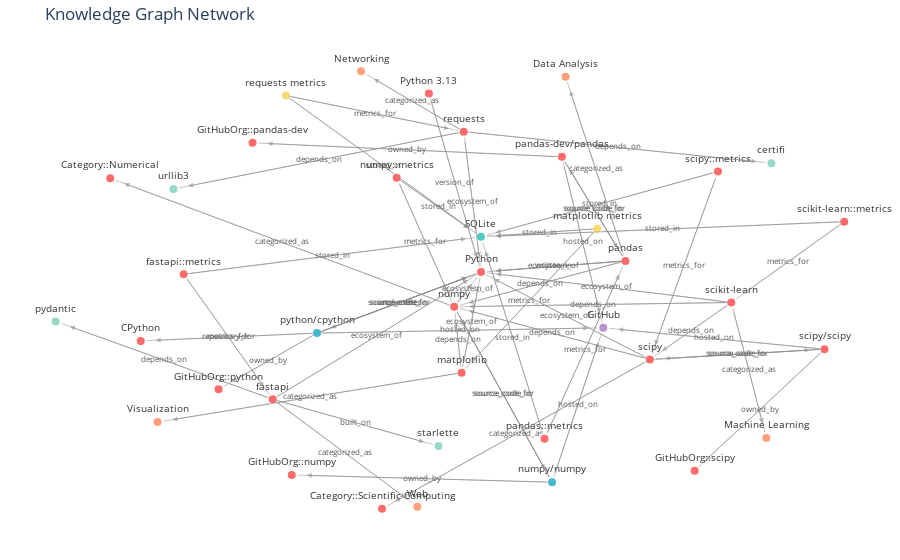

Source (notebook cell):
### Code cell
print("\n--- Visualizing Graph ---")
visualizer = KGVisualizer(layout="force", color_scheme="vibrant")
fig = visualizer.visualize_network(kg, output="interactive")
fig.show()

### Figure 1 — Plotly figure (JSON) as saved in the notebook; plotly's stock layout.template omitted (floating-point values rounded to 4 significant figures; data arrays with more than 128 entries replaced by an {"elided": "..."} marker saying what was removed)
{"data": [{"hoverinfo": "none", "line": {"color": "#888", "width": 1}, "mode": "lines", "opacity": 0.5, "showlegend": false, "type": "scatter", "x": {"elided": "171 float values"}, "y": {"elided": "171 float values"}}, {"hoverinfo": "none", "mode": "text", "showlegend": false, "text": ["written_in", "hosted_on", "owned_by", "source_code_in", "source_code_for", "hosted_on", "owned_by", "source_code_in", "source_code_for", "hosted_on", "owned_by", "source_code_in", "source_code_for", "hosted_on", "owned_by", "source_code_in", "source_code_for", "repository_for", "implements", "metrics_for", "ecosystem_of", "stored_in", "metrics_for", "ecosystem_of", "stored_in", "metrics_for", "ecosystem_of", "stored_in", "metrics_for", "ecosystem_of", "stored_in", "metrics_for", "ecosystem_of", "stored_in", "metrics_for", "ecosystem_of", "stored_in", "metrics_for", "ecosystem_of", "stored_in", "categorized_as", "categorized_as", "categorized_as", "categorized_as", "categorized_as", "categorized_as", "categorized_as", "depends_on", "depends_on", "depends_on", "depends_on", "depends_on", "depends_on", "built_on", "depends_on", "depends_on", "version_of"], "textfont": {"color": "#555", "size": 8}, "textposition": "middle center", "type": "scatter", "x": [0.2472, 0.01383, -0.4684, -0.1394, -0.1394, 0.3208, -0.1189, 0.3485, 0.3485, 0.3085, -0.08206, 0.1216, 0.1216, 0.65, 0.7645, 0.7083, 0.7083, -0.566, -0.1394, -0.07317, 0.0326, -0.03969, 0.3268, 0.2472, 0.1456, 0.5747, 0.2778, 0.363, 0.1873, 0.04183, 0.2116, 0.8352, 0.3799, 0.5213, -0.2, 0.04457, -0.1785, -0.5677, -0.1949, -0.3067, -0.4323, 0.3532, 0.1536, -0.3636, 0.7375, -0.1058, -0.2748, 0.2136, 0.2442, 0.008168, 0.3463, 0.5915, -0.728, -0.2483, -0.341, 0.4085, 0.0008321], "y": [0.116, -0.1641, -0.2989, -0.04209, -0.04209, 0.2219, 0.6269, 0.3684, 0.3684, -0.4907, -0.8129, -0.4446, -0.4446, -0.1993, -0.5122, -0.2687, -0.2687, -0.1928, -0.04209, 0.222, 0.01558, 0.3753, -0.249, 0.116, -0.1962, 0.1203, -0.09988, 0.389, -0.03392, -0.1289, 0.2638, 0.1353, 0.02497, 0.2792, 0.7856, 0.399, 0.5554, -0.1918, -0.187, 0.164, 0.2212, 0.5437, -0.6181, -0.4573, -0.3384, 0.8388, -0.7007, 0.04007, -0.1758, -0.2048, -0.05097, -0.1664, -0.295, -0.5681, 0.581, 0.6376, 0.4825]}, {"hoverinfo": "text", "hovertext": ["<b>numpy/numpy</b><br>Type: Repository", "<b>python/cpython</b><br>Type: Repository", "<b>matplotlib metrics</b><br>Type: LibraryMetrics", "<b>requests metrics</b><br>Type: LibraryMetrics", "<b>GitHub</b><br>Type: Platform", "<b>SQLite</b><br>Type: Database", "<b>Data Analysis</b><br>Type: Category", "<b>Visualization</b><br>Type: Category", "<b>Machine Learning</b><br>Type: Category", "<b>Networking</b><br>Type: Category", "<b>Web</b><br>Type: Category", "<b>pydantic</b><br>Type: Library", "<b>starlette</b><br>Type: Library", "<b>urllib3</b><br>Type: Library", "<b>certifi</b><br>Type: Library", "<b>CPython</b><br>Type: Entity", "<b>Category::Numerical</b><br>Type: Entity", "<b>Category::Scientific Computing</b><br>Type: Entity", "<b>GitHubOrg::numpy</b><br>Type: Entity", "<b>GitHubOrg::pandas-dev</b><br>Type: Entity", "<b>GitHubOrg::python</b><br>Type: Entity", "<b>GitHubOrg::scipy</b><br>Type: Entity", "<b>Python</b><br>Type: Entity", "<b>Python 3.13</b><br>Type: Entity", "<b>fastapi</b><br>Type: Entity", "<b>fastapi::metrics</b><br>Type: Entity", "<b>matplotlib</b><br>Type: Entity", "<b>numpy</b><br>Type: Entity", "<b>numpy::metrics</b><br>Type: Entity", "<b>pandas</b><br>Type: Entity", "<b>pandas-dev/pandas</b><br>Type: Entity", "<b>pandas::metrics</b><br>Type: Entity", "<b>requests</b><br>Type: Entity", "<b>scikit-learn</b><br>Type: Entity", "<b>scikit-learn::metrics</b><br>Type: Entity", "<b>scipy</b><br>Type: Entity", "<b>scipy/scipy</b><br>Type: Entity", "<b>scipy::metrics</b><br>Type: Entity"], "marker": {"color": ["#45B7D1", "#45B7D1", "#F7DC6F", "#F7DC6F", "#BB8FCE", "#4ECDC4", "#FFA07A", "#FFA07A", "#FFA07A", "#FFA07A", "#FFA07A", "#98D8C8", "#98D8C8", "#98D8C8", "#98D8C8", "#FF6B6B", "#FF6B6B", "#FF6B6B", "#FF6B6B", "#FF6B6B", "#FF6B6B", "#FF6B6B", "#FF6B6B", "#FF6B6B", "#FF6B6B", "#FF6B6B", "#FF6B6B", "#FF6B6B", "#FF6B6B", "#FF6B6B", "#FF6B6B", "#FF6B6B", "#FF6B6B", "#FF6B6B", "#FF6B6B", "#FF6B6B", "#FF6B6B", "#FF6B6B"], "line": {"color": "white", "width": 2}, "opacity": 1, "size": [10, 10, 10, 10, 10, 10, 10, 10, 10, 10, 10, 10, 10, 10, 10, 10, 10, 10, 10, 10, 10, 10, 10, 10, 10, 10, 10, 10, 10, 10, 10, 10, 10, 10, 10, 10, 10, 10]}, "mode": "markers+text", "showlegend": false, "text": ["numpy/numpy", "python/cpython", "matplotlib metrics", "requests metrics", "GitHub", "SQLite", "Data Analysis", "Visualization", "Machine Learning", "Networking", "Web", "pydantic", "starlette", "urllib3", "certifi", "CPython", "Category::Numerical", "Category::Scientific Computing", "GitHubOrg::numpy", "GitHubOrg::pandas-dev", "GitHubOrg::python", "GitHubOrg::scipy", "Python", "Python 3.13", "fastapi", "fastapi::metrics", "matplotlib", "numpy", "numpy::metrics", "pandas", "pandas-dev/pandas", "pandas::metrics", "requests", "scikit-learn", "scikit-learn::metrics", "scipy", "scipy/scipy", "scipy::metrics"], "textfont": {"color": "#333", "size": 10}, "textposition": "top center", "type": "scatter", "x": [0.2443, -0.345, 0.3573, -0.4228, 0.3727, 0.06588, 0.2782, -0.7447, 0.7815, -0.2345, -0.09352, -1, -0.04051, -0.705, 0.7941, -0.787, -0.8635, -0.1821, -0.4084, -0.5066, -0.5919, 0.6017, 0.06626, -0.0646, -0.4561, -0.6793, 0.0174, -0.001067, -0.1453, 0.4282, 0.2688, 0.2254, 0.02289, 0.6936, 0.9767, 0.4894, 0.9273, 0.6601], "y": [-0.8289, -0.1757, 0.2814, 0.8646, -0.1525, 0.2461, 0.9468, -0.5653, -0.6352, 0.9711, -0.9359, -0.1244, -0.6706, 0.4555, 0.5686, -0.21, 0.5028, -0.945, -0.7969, 0.6575, -0.422, -0.7782, 0.09153, 0.8735, -0.4656, 0.08196, -0.3493, -0.06037, 0.5044, 0.1405, 0.5963, -0.6385, 0.7066, -0.04158, 0.3122, -0.2913, -0.2462, 0.5319]}], "layout": {"annotations": [{"arrowcolor": "#888", "arrowhead": 2, "arrowsize": 1, "arrowwidth": 1, "ax": 0.4282, "axref": "x", "ay": 0.1405, "ayref": "y", "opacity": 0.6, "standoff": 15, "x": 0.06626, "xref": "x", "y": 0.09153, "yref": "y"}, {"arrowcolor": "#888", "arrowhead": 2, "arrowsize": 1, "arrowwidth": 1, "ax": -0.345, "axref": "x", "ay": -0.1757, "ayref": "y", "opacity": 0.6, "standoff": 15, "x": 0.3727, "xref": "x", "y": -0.1525, "yref": "y"}, {"arrowcolor": "#888", "arrowhead": 2, "arrowsize": 1, "arrowwidth": 1, "ax": -0.345, "axref": "x", "ay": -0.1757, "ayref": "y", "opacity": 0.6, "standoff": 15, "x": -0.5919, "xref": "x", "y": -0.422, "yref": "y"}, {"arrowcolor": "#888", "arrowhead": 2, "arrowsize": 1, "arrowwidth": 1, "ax": 0.06626, "axref": "x", "ay": 0.09153, "ayref": "y", "opacity": 0.6, "standoff": 15, "x": -0.345, "xref": "x", "y": -0.1757, "yref": "y"}, {"arrowcolor": "#888", "arrowhead": 2, "arrowsize": 1, "arrowwidth": 1, "ax": -0.345, "axref": "x", "ay": -0.1757, "ayref": "y", "opacity": 0.6, "standoff": 15, "x": 0.06626, "xref": "x", "y": 0.09153, "yref": "y"}, {"arrowcolor": "#888", "arrowhead": 2, "arrowsize": 1, "arrowwidth": 1, "ax": 0.2688, "axref": "x", "ay": 0.5963, "ayref": "y", "opacity": 0.6, "standoff": 15, "x": 0.3727, "xref": "x", "y": -0.1525, "yref": "y"}, {"arrowcolor": "#888", "arrowhead": 2, "arrowsize": 1, "arrowwidth": 1, "ax": 0.2688, "axref": "x", "ay": 0.5963, "ayref": "y", "opacity": 0.6, "standoff": 15, "x": -0.5066, "xref": "x", "y": 0.6575, "yref": "y"}, {"arrowcolor": "#888", "arrowhead": 2, "arrowsize": 1, "arrowwidth": 1, "ax": 0.4282, "axref": "x", "ay": 0.1405, "ayref": "y", "opacity": 0.6, "standoff": 15, "x": 0.2688, "xref": "x", "y": 0.5963, "yref": "y"}, {"arrowcolor": "#888", "arrowhead": 2, "arrowsize": 1, "arrowwidth": 1, "ax": 0.2688, "axref": "x", "ay": 0.5963, "ayref": "y", "opacity": 0.6, "standoff": 15, "x": 0.4282, "xref": "x", "y": 0.1405, "yref": "y"}, {"arrowcolor": "#888", "arrowhead": 2, "arrowsize": 1, "arrowwidth": 1, "ax": 0.2443, "axref": "x", "ay": -0.8289, "ayref": "y", "opacity": 0.6, "standoff": 15, "x": 0.3727, "xref": "x", "y": -0.1525, "yref": "y"}, {"arrowcolor": "#888", "arrowhead": 2, "arrowsize": 1, "arrowwidth": 1, "ax": 0.2443, "axref": "x", "ay": -0.8289, "ayref": "y", "opacity": 0.6, "standoff": 15, "x": -0.4084, "xref": "x", "y": -0.7969, "yref": "y"}, {"arrowcolor": "#888", "arrowhead": 2, "arrowsize": 1, "arrowwidth": 1, "ax": -0.001067, "axref": "x", "ay": -0.06037, "ayref": "y", "opacity": 0.6, "standoff": 15, "x": 0.2443, "xref": "x", "y": -0.8289, "yref": "y"}, {"arrowcolor": "#888", "arrowhead": 2, "arrowsize": 1, "arrowwidth": 1, "ax": 0.2443, "axref": "x", "ay": -0.8289, "ayref": "y", "opacity": 0.6, "standoff": 15, "x": -0.001067, "xref": "x", "y": -0.06037, "yref": "y"}, {"arrowcolor": "#888", "arrowhead": 2, "arrowsize": 1, "arrowwidth": 1, "ax": 0.9273, "axref": "x", "ay": -0.2462, "ayref": "y", "opacity": 0.6, "standoff": 15, "x": 0.3727, "xref": "x", "y": -0.1525, "yref": "y"}, {"arrowcolor": "#888", "arrowhead": 2, "arrowsize": 1, "arrowwidth": 1, "ax": 0.9273, "axref": "x", "ay": -0.2462, "ayref": "y", "opacity": 0.6, "standoff": 15, "x": 0.6017, "xref": "x", "y": -0.7782, "yref": "y"}, {"arrowcolor": "#888", "arrowhead": 2, "arrowsize": 1, "arrowwidth": 1, "ax": 0.4894, "axref": "x", "ay": -0.2913, "ayref": "y", "opacity": 0.6, "standoff": 15, "x": 0.9273, "xref": "x", "y": -0.2462, "yref": "y"}, {"arrowcolor": "#888", "arrowhead": 2, "arrowsize": 1, "arrowwidth": 1, "ax": 0.9273, "axref": "x", "ay": -0.2462, "ayref": "y", "opacity": 0.6, "standoff": 15, "x": 0.4894, "xref": "x", "y": -0.2913, "yref": "y"}, {"arrowcolor": "#888", "arrowhead": 2, "arrowsize": 1, "arrowwidth": 1, "ax": -0.345, "axref": "x", "ay": -0.1757, "ayref": "y", "opacity": 0.6, "standoff": 15, "x": -0.787, "xref": "x", "y": -0.21, "yref": "y"}, {"arrowcolor": "#888", "arrowhead": 2, "arrowsize": 1, "arrowwidth": 1, "ax": -0.345, "axref": "x", "ay": -0.1757, "ayref": "y", "opacity": 0.6, "standoff": 15, "x": 0.06626, "xref": "x", "y": 0.09153, "yref": "y"}, {"arrowcolor": "#888", "arrowhead": 2, "arrowsize": 1, "arrowwidth": 1, "ax": -0.1453, "axref": "x", "ay": 0.5044, "ayref": "y", "opacity": 0.6, "standoff": 15, "x": -0.001067, "xref": "x", "y": -0.06037, "yref": "y"}, {"arrowcolor": "#888", "arrowhead": 2, "arrowsize": 1, "arrowwidth": 1, "ax": -0.001067, "axref": "x", "ay": -0.06037, "ayref": "y", "opacity": 0.6, "standoff": 15, "x": 0.06626, "xref": "x", "y": 0.09153, "yref": "y"}, {"arrowcolor": "#888", "arrowhead": 2, "arrowsize": 1, "arrowwidth": 1, "ax": -0.1453, "axref": "x", "ay": 0.5044, "ayref": "y", "opacity": 0.6, "standoff": 15, "x": 0.06588, "xref": "x", "y": 0.2461, "yref": "y"}, {"arrowcolor": "#888", "arrowhead": 2, "arrowsize": 1, "arrowwidth": 1, "ax": 0.2254, "axref": "x", "ay": -0.6385, "ayref": "y", "opacity": 0.6, "standoff": 15, "x": 0.4282, "xref": "x", "y": 0.1405, "yref": "y"}, {"arrowcolor": "#888", "arrowhead": 2, "arrowsize": 1, "arrowwidth": 1, "ax": 0.4282, "axref": "x", "ay": 0.1405, "ayref": "y", "opacity": 0.6, "standoff": 15, "x": 0.06626, "xref": "x", "y": 0.09153, "yref": "y"}, {"arrowcolor": "#888", "arrowhead": 2, "arrowsize": 1, "arrowwidth": 1, "ax": 0.2254, "axref": "x", "ay": -0.6385, "ayref": "y", "opacity": 0.6, "standoff": 15, "x": 0.06588, "xref": "x", "y": 0.2461, "yref": "y"}, {"arrowcolor": "#888", "arrowhead": 2, "arrowsize": 1, "arrowwidth": 1, "ax": 0.6601, "axref": "x", "ay": 0.5319, "ayref": "y", "opacity": 0.6, "standoff": 15, "x": 0.4894, "xref": "x", "y": -0.2913, "yref": "y"}, {"arrowcolor": "#888", "arrowhead": 2, "arrowsize": 1, "arrowwidth": 1, "ax": 0.4894, "axref": "x", "ay": -0.2913, "ayref": "y", "opacity": 0.6, "standoff": 15, "x": 0.06626, "xref": "x", "y": 0.09153, "yref": "y"}, {"arrowcolor": "#888", "arrowhead": 2, "arrowsize": 1, "arrowwidth": 1, "ax": 0.6601, "axref": "x", "ay": 0.5319, "ayref": "y", "opacity": 0.6, "standoff": 15, "x": 0.06588, "xref": "x", "y": 0.2461, "yref": "y"}, {"arrowcolor": "#888", "arrowhead": 2, "arrowsize": 1, "arrowwidth": 1, "ax": 0.3573, "axref": "x", "ay": 0.2814, "ayref": "y", "opacity": 0.6, "standoff": 15, "x": 0.0174, "xref": "x", "y": -0.3493, "yref": "y"}, {"arrowcolor": "#888", "arrowhead": 2, "arrowsize": 1, "arrowwidth": 1, "ax": 0.0174, "axref": "x", "ay": -0.3493, "ayref": "y", "opacity": 0.6, "standoff": 15, "x": 0.06626, "xref": "x", "y": 0.09153, "yref": "y"}, {"arrowcolor": "#888", "arrowhead": 2, "arrowsize": 1, "arrowwidth": 1, "ax": 0.3573, "axref": "x", "ay": 0.2814, "ayref": "y", "opacity": 0.6, "standoff": 15, "x": 0.06588, "xref": "x", "y": 0.2461, "yref": "y"}, {"arrowcolor": "#888", "arrowhead": 2, "arrowsize": 1, "arrowwidth": 1, "ax": 0.9767, "axref": "x", "ay": 0.3122, "ayref": "y", "opacity": 0.6, "standoff": 15, "x": 0.6936, "xref": "x", "y": -0.04158, "yref": "y"}, {"arrowcolor": "#888", "arrowhead": 2, "arrowsize": 1, "arrowwidth": 1, "ax": 0.6936, "axref": "x", "ay": -0.04158, "ayref": "y", "opacity": 0.6, "standoff": 15, "x": 0.06626, "xref": "x", "y": 0.09153, "yref": "y"}, {"arrowcolor": "#888", "arrowhead": 2, "arrowsize": 1, "arrowwidth": 1, "ax": 0.9767, "axref": "x", "ay": 0.3122, "ayref": "y", "opacity": 0.6, "standoff": 15, "x": 0.06588, "xref": "x", "y": 0.2461, "yref": "y"}, {"arrowcolor": "#888", "arrowhead": 2, "arrowsize": 1, "arrowwidth": 1, "ax": -0.4228, "axref": "x", "ay": 0.8646, "ayref": "y", "opacity": 0.6, "standoff": 15, "x": 0.02289, "xref": "x", "y": 0.7066, "yref": "y"}, {"arrowcolor": "#888", "arrowhead": 2, "arrowsize": 1, "arrowwidth": 1, "ax": 0.02289, "axref": "x", "ay": 0.7066, "ayref": "y", "opacity": 0.6, "standoff": 15, "x": 0.06626, "xref": "x", "y": 0.09153, "yref": "y"}, {"arrowcolor": "#888", "arrowhead": 2, "arrowsize": 1, "arrowwidth": 1, "ax": -0.4228, "axref": "x", "ay": 0.8646, "ayref": "y", "opacity": 0.6, "standoff": 15, "x": 0.06588, "xref": "x", "y": 0.2461, "yref": "y"}, {"arrowcolor": "#888", "arrowhead": 2, "arrowsize": 1, "arrowwidth": 1, "ax": -0.6793, "axref": "x", "ay": 0.08196, "ayref": "y", "opacity": 0.6, "standoff": 15, "x": -0.4561, "xref": "x", "y": -0.4656, "yref": "y"}, {"arrowcolor": "#888", "arrowhead": 2, "arrowsize": 1, "arrowwidth": 1, "ax": -0.4561, "axref": "x", "ay": -0.4656, "ayref": "y", "opacity": 0.6, "standoff": 15, "x": 0.06626, "xref": "x", "y": 0.09153, "yref": "y"}, {"arrowcolor": "#888", "arrowhead": 2, "arrowsize": 1, "arrowwidth": 1, "ax": -0.6793, "axref": "x", "ay": 0.08196, "ayref": "y", "opacity": 0.6, "standoff": 15, "x": 0.06588, "xref": "x", "y": 0.2461, "yref": "y"}, {"arrowcolor": "#888", "arrowhead": 2, "arrowsize": 1, "arrowwidth": 1, "ax": -0.001067, "axref": "x", "ay": -0.06037, "ayref": "y", "opacity": 0.6, "standoff": 15, "x": -0.8635, "xref": "x", "y": 0.5028, "yref": "y"}, {"arrowcolor": "#888", "arrowhead": 2, "arrowsize": 1, "arrowwidth": 1, "ax": 0.4282, "axref": "x", "ay": 0.1405, "ayref": "y", "opacity": 0.6, "standoff": 15, "x": 0.2782, "xref": "x", "y": 0.9468, "yref": "y"}, {"arrowcolor": "#888", "arrowhead": 2, "arrowsize": 1, "arrowwidth": 1, "ax": 0.4894, "axref": "x", "ay": -0.2913, "ayref": "y", "opacity": 0.6, "standoff": 15, "x": -0.1821, "xref": "x", "y": -0.945, "yref": "y"}, {"arrowcolor": "#888", "arrowhead": 2, "arrowsize": 1, "arrowwidth": 1, "ax": 0.0174, "axref": "x", "ay": -0.3493, "ayref": "y", "opacity": 0.6, "standoff": 15, "x": -0.7447, "xref": "x", "y": -0.5653, "yref": "y"}, {"arrowcolor": "#888", "arrowhead": 2, "arrowsize": 1, "arrowwidth": 1, "ax": 0.6936, "axref": "x", "ay": -0.04158, "ayref": "y", "opacity": 0.6, "standoff": 15, "x": 0.7815, "xref": "x", "y": -0.6352, "yref": "y"}, {"arrowcolor": "#888", "arrowhead": 2, "arrowsize": 1, "arrowwidth": 1, "ax": 0.02289, "axref": "x", "ay": 0.7066, "ayref": "y", "opacity": 0.6, "standoff": 15, "x": -0.2345, "xref": "x", "y": 0.9711, "yref": "y"}, {"arrowcolor": "#888", "arrowhead": 2, "arrowsize": 1, "arrowwidth": 1, "ax": -0.4561, "axref": "x", "ay": -0.4656, "ayref": "y", "opacity": 0.6, "standoff": 15, "x": -0.09352, "xref": "x", "y": -0.9359, "yref": "y"}, {"arrowcolor": "#888", "arrowhead": 2, "arrowsize": 1, "arrowwidth": 1, "ax": 0.4282, "axref": "x", "ay": 0.1405, "ayref": "y", "opacity": 0.6, "standoff": 15, "x": -0.001067, "xref": "x", "y": -0.06037, "yref": "y"}, {"arrowcolor": "#888", "arrowhead": 2, "arrowsize": 1, "arrowwidth": 1, "ax": 0.4894, "axref": "x", "ay": -0.2913, "ayref": "y", "opacity": 0.6, "standoff": 15, "x": -0.001067, "xref": "x", "y": -0.06037, "yref": "y"}, {"arrowcolor": "#888", "arrowhead": 2, "arrowsize": 1, "arrowwidth": 1, "ax": 0.0174, "axref": "x", "ay": -0.3493, "ayref": "y", "opacity": 0.6, "standoff": 15, "x": -0.001067, "xref": "x", "y": -0.06037, "yref": "y"}, {"arrowcolor": "#888", "arrowhead": 2, "arrowsize": 1, "arrowwidth": 1, "ax": 0.6936, "axref": "x", "ay": -0.04158, "ayref": "y", "opacity": 0.6, "standoff": 15, "x": -0.001067, "xref": "x", "y": -0.06037, "yref": "y"}, {"arrowcolor": "#888", "arrowhead": 2, "arrowsize": 1, "arrowwidth": 1, "ax": 0.6936, "axref": "x", "ay": -0.04158, "ayref": "y", "opacity": 0.6, "standoff": 15, "x": 0.4894, "xref": "x", "y": -0.2913, "yref": "y"}, {"arrowcolor": "#888", "arrowhead": 2, "arrowsize": 1, "arrowwidth": 1, "ax": -0.4561, "axref": "x", "ay": -0.4656, "ayref": "y", "opacity": 0.6, "standoff": 15, "x": -1, "xref": "x", "y": -0.1244, "yref": "y"}, {"arrowcolor": "#888", "arrowhead": 2, "arrowsize": 1, "arrowwidth": 1, "ax": -0.4561, "axref": "x", "ay": -0.4656, "ayref": "y", "opacity": 0.6, "standoff": 15, "x": -0.04051, "xref": "x", "y": -0.6706, "yref": "y"}, {"arrowcolor": "#888", "arrowhead": 2, "arrowsize": 1, "arrowwidth": 1, "ax": 0.02289, "axref": "x", "ay": 0.7066, "ayref": "y", "opacity": 0.6, "standoff": 15, "x": -0.705, "xref": "x", "y": 0.4555, "yref": "y"}, {"arrowcolor": "#888", "arrowhead": 2, "arrowsize": 1, "arrowwidth": 1, "ax": 0.02289, "axref": "x", "ay": 0.7066, "ayref": "y", "opacity": 0.6, "standoff": 15, "x": 0.7941, "xref": "x", "y": 0.5686, "yref": "y"}, {"arrowcolor": "#888", "arrowhead": 2, "arrowsize": 1, "arrowwidth": 1, "ax": -0.0646, "axref": "x", "ay": 0.8735, "ayref": "y", "opacity": 0.6, "standoff": 15, "x": 0.06626, "xref": "x", "y": 0.09153, "yref": "y"}], "hovermode": "closest", "margin": {"b": 20, "l": 5, "r": 5, "t": 40}, "plot_bgcolor": "white", "showlegend": false, "title": {"text": "Knowledge Graph Network"}, "xaxis": {"showgrid": false, "showticklabels": false, "zeroline": false}, "yaxis": {"showgrid": false, "showticklabels": false, "zeroline": false}}}
